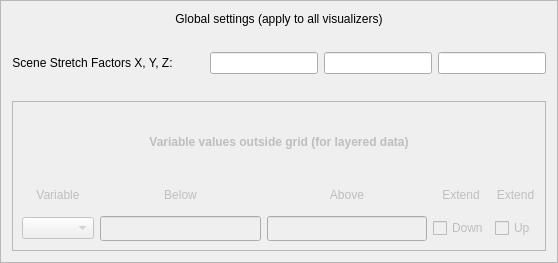
      <widget class="QFrame" name="frame9">
       <property name="whatsThis">
        <string>The global visualizer settings apply to all visualizers.</string>
       </property>
       <property name="frameShape">
        <enum>QFrame::StyledPanel</enum>
       </property>
       <property name="frameShadow">
        <enum>QFrame::Raised</enum>
       </property>
       <layout class="QHBoxLayout">
        <item>
         <layout class="QVBoxLayout">
          <item>
           <widget class="QLabel" name="textLabel1_6">
            <property name="text">
             <string>Global settings (apply to all visualizers)</string>
            </property>
            <property name="alignment">
             <set>Qt::AlignCenter</set>
            </property>
            <property name="wordWrap">
             <bool>false</bool>
            </property>
           </widget>
          </item>
          <item>
           <spacer name="spacer48_2">
            <property name="orientation">
             <enum>Qt::Vertical</enum>
            </property>
            <property name="sizeType">
             <enum>QSizePolicy::Expanding</enum>
            </property>
            <property name="sizeHint" stdset="0">
             <size>
              <width>20</width>
              <height>20</height>
             </size>
            </property>
           </spacer>
          </item>
          <item>
           <layout class="QHBoxLayout">
            <item>
             <widget class="QLabel" name="textLabel1_4_2">
              <property name="whatsThis">
               <string>These three stretch factors provide a visual scaling of the data appearance, without changing the actual coordinates or the flow integration.</string>
              </property>
              <property name="text">
               <string>Scene Stretch Factors X, Y, Z:</string>
              </property>
              <property name="alignment">
               <set>Qt::AlignCenter</set>
              </property>
              <property name="wordWrap">
               <bool>false</bool>
              </property>
             </widget>
            </item>
            <item>
             <spacer name="spacer20_3">
              <property name="orientation">
               <enum>Qt::Horizontal</enum>
              </property>
              <property name="sizeType">
               <enum>QSizePolicy::Expanding</enum>
              </property>
              <property name="sizeHint" stdset="0">
               <size>
                <width>31</width>
                <height>20</height>
               </size>
              </property>
             </spacer>
            </item>
            <item>
             <widget class="QLineEdit" name="stretch0Edit">
              <property name="toolTip">
               <string>Stretch factor in X direction</string>
              </property>
              <property name="whatsThis">
               <string>These three stretch factors provide a visual scaling of the data appearance, without changing the actual coordinates or the flow integration.</string>
              </property>
              <property name="alignment">
               <set>Qt::AlignHCenter</set>
              </property>
             </widget>
            </item>
            <item>
             <widget class="QLineEdit" name="stretch1Edit">
              <property name="toolTip">
               <string>Stretch factor in Y direction</string>
              </property>
              <property name="whatsThis">
               <string>These three stretch factors provide a visual scaling of the data appearance, without changing the actual coordinates or the flow integration.</string>
              </property>
              <property name="alignment">
               <set>Qt::AlignHCenter</set>
              </property>
             </widget>
            </item>
            <item>
             <widget class="QLineEdit" name="stretch2Edit">
              <property name="toolTip">
               <string>Stretch factor in Z direction</string>
              </property>
              <property name="whatsThis">
               <string>These three stretch factors provide a visual scaling of the data appearance, without changing the actual coordinates or the flow integration.</string>
              </property>
              <property name="alignment">
               <set>Qt::AlignHCenter</set>
              </property>
             </widget>
            </item>
           </layout>
          </item>
          <item>
           <spacer name="spacer47_2">
            <property name="orientation">
             <enum>Qt::Vertical</enum>
            </property>
            <property name="sizeType">
             <enum>QSizePolicy::Expanding</enum>
            </property>
            <property name="sizeHint" stdset="0">
             <size>
              <width>20</width>
              <height>21</height>
             </size>
            </property>
           </spacer>
          </item>
          <item>
           <widget class="QFrame" name="outsideValFrame">
            <property name="enabled">
             <bool>false</bool>
            </property>
            <property name="minimumSize">
             <size>
              <width>100</width>
              <height>150</height>
             </size>
            </property>
            <property name="whatsThis">
             <string>When visualizing layered data (such as WRF output), there can be points within the region that are above the highest layer or below the lowest layer in the dataset.  These variable values are not defined by the dataset but can affect its visualization.  By default, the values of all 3D variables are extended above or below the layered data;  i.e. the values of a variable at the bottom of the grid are extended to apply to points in the region below the grid, and the values at the top of the grid are extended to points above the grid.  Variable values can be extended to be constant, by un-checking the Extend Down and Extend Up checkboxes.  For example, variables that are components of the flow field should ordinarily be set to the constant 0 below the terrain.</string>
            </property>
            <property name="frameShape">
             <enum>QFrame::StyledPanel</enum>
            </property>
            <property name="frameShadow">
             <enum>QFrame::Raised</enum>
            </property>
            <layout class="QHBoxLayout">
             <item>
              <layout class="QVBoxLayout">
               <item>
                <widget class="QLabel" name="textLabel1_5_2">
                 <property name="text">
                  <string>&lt;b&gt;Variable values outside grid (for layered data)&lt;/b&gt;</string>
                 </property>
                 <property name="alignment">
                  <set>Qt::AlignCenter</set>
                 </property>
                 <property name="wordWrap">
                  <bool>true</bool>
                 </property>
                </widget>
               </item>
               <item>
                <layout class="QGridLayout">
                 <item row="1" column="1">
                  <widget class="QLineEdit" name="lowValEdit">
                   <property name="minimumSize">
                    <size>
                     <width>0</width>
                     <height>25</height>
                    </size>
                   </property>
                   <property name="toolTip">
                    <string>Specify the value of the variable below the lowest layer of the dataset</string>
                   </property>
                  </widget>
                 </item>
                 <item row="1" column="3">
                  <widget class="QCheckBox" name="extendDownCheckbox">
                   <property name="toolTip">
                    <string>Check to extend the variable values below the bottom of the grid; un-check to use the specified constant value below the grid.</string>
                   </property>
                   <property name="text">
                    <string>Down</string>
                   </property>
                  </widget>
                 </item>
                 <item row="0" column="0">
                  <widget class="QLabel" name="textLabel2_2">
                   <property name="text">
                    <string>Variable</string>
                   </property>
                   <property name="alignment">
                    <set>Qt::AlignCenter</set>
                   </property>
                   <property name="wordWrap">
                    <bool>false</bool>
                   </property>
                  </widget>
                 </item>
                 <item row="0" column="3">
                  <widget class="QLabel" name="textLabel2_2_2_2_2_2">
                   <property name="text">
                    <string>Extend</string>
                   </property>
                   <property name="alignment">
                    <set>Qt::AlignCenter</set>
                   </property>
                   <property name="wordWrap">
                    <bool>false</bool>
                   </property>
                  </widget>
                 </item>
                 <item row="0" column="1">
                  <widget class="QLabel" name="textLabel2_2_2">
                   <property name="text">
                    <string>Below</string>
                   </property>
                   <property name="alignment">
                    <set>Qt::AlignCenter</set>
                   </property>
                   <property name="wordWrap">
                    <bool>false</bool>
                   </property>
                  </widget>
                 </item>
                 <item row="1" column="4">
                  <widget class="QCheckBox" name="extendUpCheckbox">
                   <property name="toolTip">
                    <string>Check to extend the variable values above the top of the grid; un-check to use the specified constant value above the grid</string>
                   </property>
                   <property name="text">
                    <string>Up</string>
                   </property>
                  </widget>
                 </item>
                 <item row="1" column="0">
                  <widget class="QComboBox" name="variableCombo">
                   <property name="toolTip">
                    <string>Specify the variable whose values are being specified</string>
                   </property>
                  </widget>
                 </item>
                 <item row="0" column="4">
                  <widget class="QLabel" name="textLabel2_2_2_2_2">
                   <property name="text">
                    <string>Extend</string>
                   </property>
                   <property name="alignment">
                    <set>Qt::AlignCenter</set>
                   </property>
                   <property name="wordWrap">
                    <bool>false</bool>
                   </property>
                  </widget>
                 </item>
                 <item row="1" column="2">
                  <widget class="QLineEdit" name="highValEdit">
                   <property name="minimumSize">
                    <size>
                     <width>0</width>
                     <height>25</height>
                    </size>
                   </property>
                   <property name="toolTip">
                    <string>Specify value of the variable above the highest layer of the dataset</string>
                   </property>
                  </widget>
                 </item>
                 <item row="0" column="2">
                  <widget class="QLabel" name="textLabel2_2_2_2">
                   <property name="text">
                    <string>Above</string>
                   </property>
                   <property name="alignment">
                    <set>Qt::AlignCenter</set>
                   </property>
                   <property name="wordWrap">
                    <bool>false</bool>
                   </property>
                  </widget>
                 </item>
                </layout>
               </item>
              </layout>
             </item>
            </layout>
           </widget>
          </item>
         </layout>
        </item>
       </layout>
      </widget>
